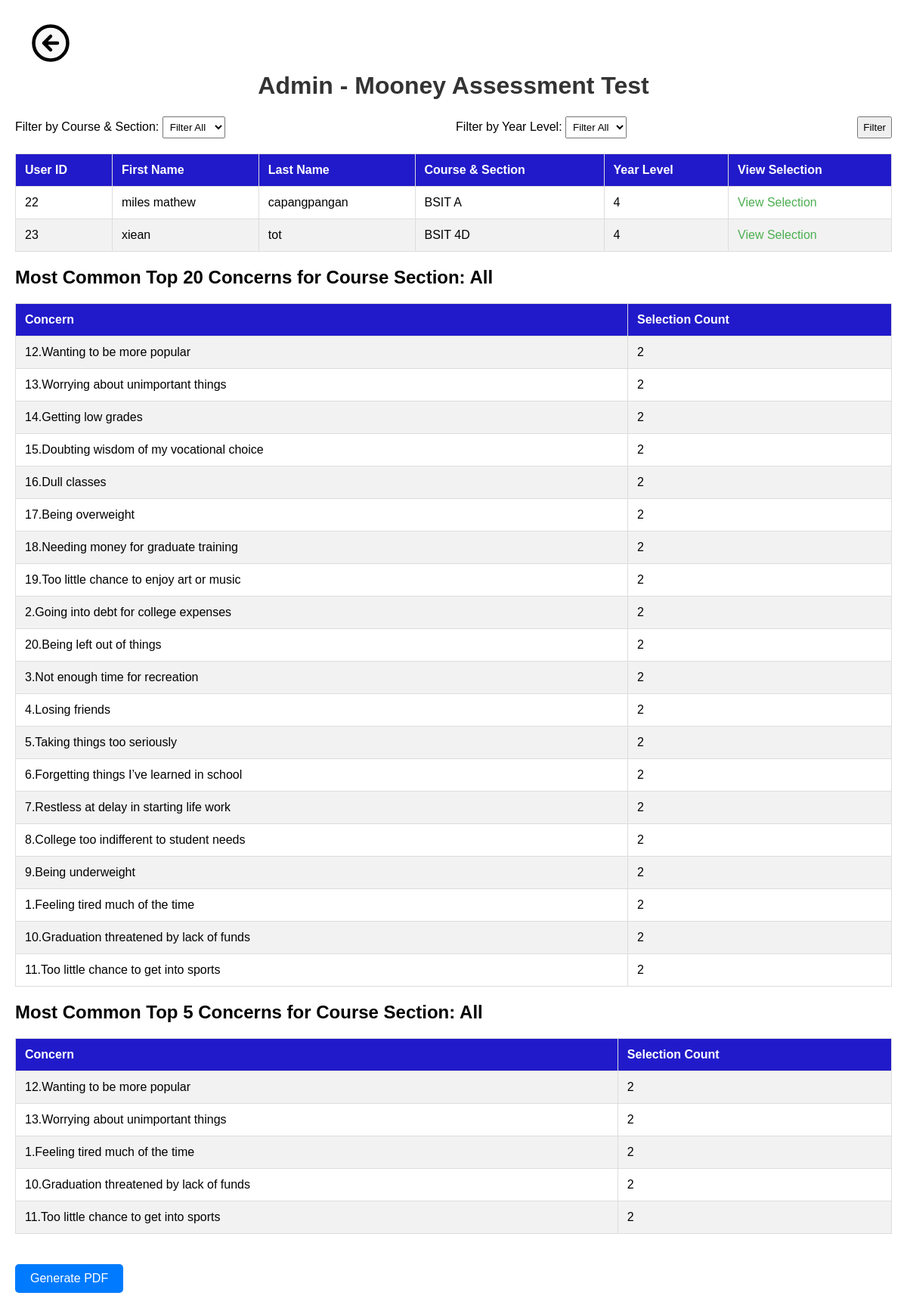
Page /admin_display_selections.php on the committed database.
### tables this page shows
CREATE TABLE `user` (
  `user_id` int(11) NOT NULL,
  `first_name` varchar(50) NOT NULL,
  `last_name` varchar(50) NOT NULL,
  `subject` varchar(50) NOT NULL,
  `email` varchar(100) NOT NULL,
  `password` varchar(255) NOT NULL,
  `confirmation_status` enum('not confirmed','confirmed') NOT NULL,
  `profile_picture` varchar(255) DEFAULT NULL,
  `address` text NOT NULL,
  `confirmation_code` varchar(50) NOT NULL,
  `forgot_password_code` varchar(40) NOT NULL,
  `role` enum('user','admin') NOT NULL DEFAULT 'user',
  `course_section` varchar(255) DEFAULT NULL,
  `year_level` int(11) DEFAULT NULL
);

CREATE TABLE `selections` (
  `user_id` int(11) NOT NULL,
  `top_20` text DEFAULT NULL,
  `top_5` text DEFAULT NULL,
  `concern` varchar(255) NOT NULL,
  `selection_count` int(11) DEFAULT 1,
  `submitted` int(1) DEFAULT 0,
  `year_level` int(11) NOT NULL,
  `course_section` text NOT NULL
);

CREATE TABLE `aggregated_concerns` (
  `concern` varchar(255) NOT NULL,
  `selection_count` int(11) DEFAULT 0
);

### admin_display_selections.php (the view, shortened to what this page needs)
<!DOCTYPE html>
<html lang="en">
<head>
</head>
<body>
<?php
    include 'db.php';
    $filter_course_section = isset($_GET['course_section']) ? $_GET['course_section'] : 'All';
    $filter_year_level = isset($_GET['year_level']) ? $_GET['year_level'] : 'All';
    $query = "SELECT u.user_id, u.first_name, u.last_name, s.course_section, s.year_level
              FROM user u
              JOIN selections s ON u.user_id = s.user_id
              WHERE 1=1";
    $result = mysqli_query($con, $query);
?>
<a href="admin_page.php" style="position: absolute; top: 20px; left: 40px; text-decoration: none; color: black;">
    <svg width="54" height="74" viewBox="0 0 24 24" fill="none" xmlns="http://www.w3.org/2000/svg">
        <circle cx="12" cy="12" r="10" fill="#F7F7F7" stroke="black" stroke-width="2"/>
        <path d="M8 12H16M8 12L12 8M8 12L12 16" stroke="black" stroke-width="2" stroke-linecap="round" stroke-linejoin="round"/>
    </svg>
</a>
<br><br><br>
<center><h1>Admin - Mooney Assessment Test</h1></center>
<form method="GET" action="admin_display_selections.php" class="filter-form">
    <div>
        <label for="course_section">Filter by Course & Section:</label>
        <select name="course_section" id="course_section">
            <option value="All" <?php if ($filter_course_section == 'All') echo 'selected'; ?>>Filter All</option>
        </select>
    </div>
    <div>
        <label for="year_level">Filter by Year Level:</label>
        <select name="year_level" id="year_level">
            <option value="All" <?php if ($filter_year_level == 'All') echo 'selected'; ?>>Filter All</option>
        </select>
    </div>
    <button type="submit">Filter</button>
</form>
<table>
    <thead>
        <tr>
            <th>User ID</th>
            <th>First Name</th>
            <th>Last Name</th>
            <th>Course & Section</th>
            <th>Year Level</th>
            <th>View Selection</th>
        </tr>
    </thead>
    <tbody>
        <?php
            while ($row = mysqli_fetch_assoc($result)) {
                echo '<tr>';
                echo '<td>' . htmlspecialchars($row['user_id']) . '</td>';
                echo '<td>' . htmlspecialchars($row['first_name']) . '</td>';
                echo '<td>' . htmlspecialchars($row['last_name']) . '</td>';
                echo '<td>' . htmlspecialchars($row['course_section']) . '</td>';
                echo '<td>' . htmlspecialchars($row['year_level']) . '</td>';
                echo '<td><a href="view_user_selections.php?user_id=' . $row['user_id'] . '">View Selection</a></td>';
                echo '</tr>';
            }
        ?>
    </tbody>
</table>
<?php
$query_top_20 = "SELECT ac.concern, COUNT(DISTINCT s.user_id) AS selection_count
                 FROM aggregated_concerns ac
                 JOIN selections s ON FIND_IN_SET(ac.concern, s.top_20) > 0
                 WHERE 1=1";
$query_top_20 .= " GROUP BY ac.concern
                   ORDER BY selection_count DESC
                   LIMIT 20";
$query_top_5 = "SELECT ac.concern, COUNT(DISTINCT s.user_id) AS selection_count
                FROM aggregated_concerns ac
                JOIN selections s ON FIND_IN_SET(ac.concern, s.top_5) > 0
                WHERE 1=1";
$query_top_5 .= " GROUP BY ac.concern
                  ORDER BY selection_count DESC
                  LIMIT 5";
$result_top_20 = mysqli_query($con, $query_top_20);
$result_top_5 = mysqli_query($con, $query_top_5);
echo '<h2>Most Common Top 20 Concerns for Course Section: ' . htmlspecialchars($filter_course_section) . '</h2>';
echo '<table>';
echo '<tr><th>Concern</th><th>Selection Count</th></tr>';
while ($row = mysqli_fetch_assoc($result_top_20)) {
    echo '<tr>';
    echo '<td>' . htmlspecialchars($row['concern']) . '</td>';
    echo '<td>' . htmlspecialchars($row['selection_count']) . '</td>';
    echo '</tr>';
}
echo '</table>';
echo '<h2>Most Common Top 5 Concerns for Course Section: ' . htmlspecialchars($filter_course_section) . '</h2>';
echo '<table>';
echo '<tr><th>Concern</th><th>Selection Count</th></tr>';
while ($row = mysqli_fetch_assoc($result_top_5)) {
    echo '<tr>';
    echo '<td>' . htmlspecialchars($row['concern']) . '</td>';
    echo '<td>' . htmlspecialchars($row['selection_count']) . '</td>';
    echo '</tr>';
}
echo '</table>';
?>
<a href="mooneypdf.php?course_section=<?php echo urlencode($filter_course_section); ?>&year_level=<?php echo urlencode($filter_year_level); ?>" class="btn" target="_blank">Generate PDF</a>
</body>
</html>

### admin_display_selections.php (style rules this page uses)
body { font-family: Arial, sans-serif; margin: 20px; }
h1 { color: #333; }
table { width: 100%; border-collapse: collapse; margin-bottom: 20px; }
table, th, td { border: 1px solid #ddd; }
th, td { padding: 12px; text-align: left; }
th { background-color: #211ACA; color: white; }
tr:nth-child(even) { background-color: #f2f2f2; }
a { color: #4CAF50; text-decoration: none; }
.filter-form { margin-bottom: 20px; display: flex; justify-content: space-between; }
select { padding: 5px; margin-right: 10px; }
.btn { display: inline-block; padding: 10px 20px; margin-top: 20px; color: white; background-color: #007BFF; border: none; border-radius: 5px; text-decoration: none; }

### rows in the picture
user: user_id "22", first_name "miles mathew", last_name "capangpangan", selections.course_section "BSIT A", selections.year_level "4"
user: user_id "23", first_name "xiean", last_name "tot", selections.course_section "BSIT 4D", selections.year_level "4"
aggregated_concerns: concern "12.Wanting to be more popular", selection_count "2"
aggregated_concerns: concern "13.Worrying about unimportant things", selection_count "2"
aggregated_concerns: concern "14.Getting low grades", selection_count "2"
aggregated_concerns: concern "15.Doubting wisdom of my vocational choice", selection_count "2"
aggregated_concerns: concern "16.Dull classes", selection_count "2"
aggregated_concerns: concern "17.Being overweight", selection_count "2"
aggregated_concerns: concern "18.Needing money for graduate training", selection_count "2"
aggregated_concerns: concern "19.Too little chance to enjoy art or music", selection_count "2"
aggregated_concerns: concern "2.Going into debt for college expenses", selection_count "2"
aggregated_concerns: concern "20.Being left out of things", selection_count "2"
aggregated_concerns: concern "3.Not enough time for recreation", selection_count "2"
aggregated_concerns: concern "4.Losing friends", selection_count "2"
aggregated_concerns: concern "5.Taking things too seriously", selection_count "2"
aggregated_concerns: concern "6.Forgetting things I’ve learned in school", selection_count "2"
aggregated_concerns: concern "7.Restless at delay in starting life work", selection_count "2"
aggregated_concerns: concern "8.College too indifferent to student needs", selection_count "2"
aggregated_concerns: concern "9.Being underweight", selection_count "2"
aggregated_concerns: concern "1.Feeling tired much of the time", selection_count "2"
aggregated_concerns: concern "10.Graduation threatened by lack of funds", selection_count "2"
aggregated_concerns: concern "11.Too little chance to get into sports", selection_count "2"

### other values in the picture
$filter_course_section "All"
